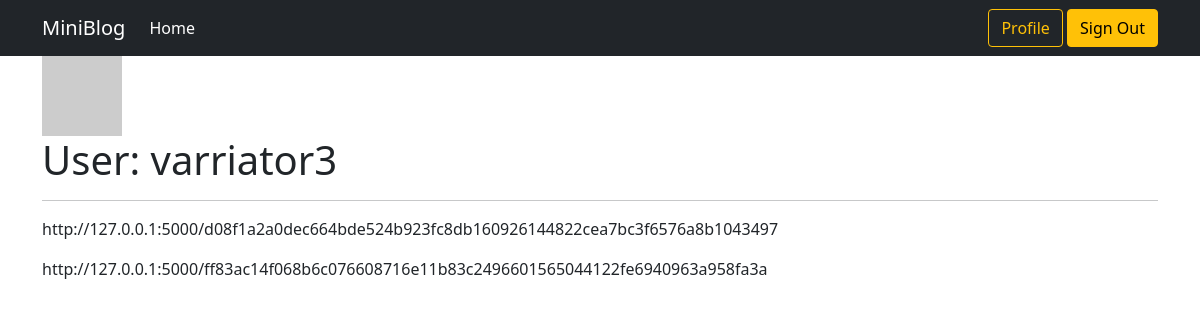
Page /user/varriator3 (signed in) on the committed database.
### models.py (models this page shows, shortened)
class User(UserMixin, db.Model):
    id = db.Column(db.Integer, primary_key=True)
    username = db.Column(db.String(64), index=True, unique=True)
    email = db.Column(db.String(120), index=True, unique=True)
    password = db.Column(db.String(128))
    urls = db.relationship('Url', backref='owner', lazy='dynamic')
    def avatar(self, size):
        digs = md5(self.email.encode('utf-8')).hexdigest()  # превращаем email пользователя в hash
        avatar = f'https://gravatar.com/avatar/{digs}?d=identicon&s={size}'
        return avatar

class Url(db.Model):
    id = db.Column(db.Integer, primary_key=True)
    original_url = db.Column(db.String)
    short_url = db.Column(db.String, unique=True)
    clicks = db.Column(db.Integer, default=0)
    user_id = db.Column(db.Integer, db.ForeignKey('user.id'))

### routes.py (the view)
@app.route('/user/<username>')
@login_required
def user(username):
    user = User.query.filter_by(username=username).first_or_404()
    urls = Url.query.filter_by(user_id=user.id)
    return render_template('user.html', user=user, urls=urls)

### routes.py (called while the page is built)
@login.user_loader
def load_user(id):
    return User.query.get(id)

### templates/user.html
{% extends "base.html" %}
{% block content %}
    <img src="{{ user.avatar(128) }}" alt="{{ user.username }}-avatar">
    <h1>User: {{ user.username }}</h1>
    <hr>
    {% for url in urls %}
        <p>http://127.0.0.1:5000/{{ url.short_url }}</p>
    {% endfor %}
{% endblock %}

### rows in the picture
User: username "varriator3"
Url: short_url "d08f1a2a0dec664bde524b923fc8db160926144822cea7bc3f6576a8b1043497"
Url: short_url "ff83ac14f068b6c076608716e11b83c2496601565044122fe6940963a958fa3a"
